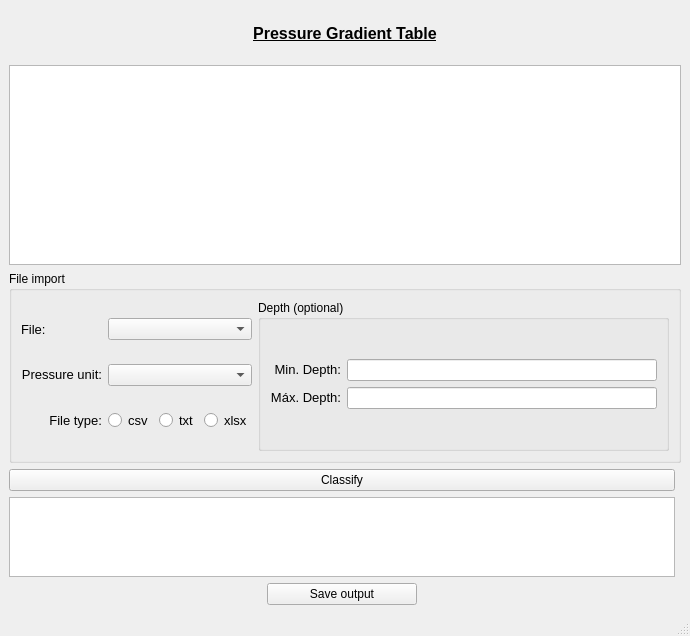
<?xml version="1.0" encoding="UTF-8"?>
<ui version="4.0">
 <class>gradientePressaoWindow</class>
 <widget class="QMainWindow" name="gradientePressaoWindow">
  <property name="geometry">
   <rect>
    <x>0</x>
    <y>0</y>
    <width>690</width>
    <height>636</height>
   </rect>
  </property>
  <property name="windowTitle">
   <string>MainWindow</string>
  </property>
  <widget class="QWidget" name="centralwidget">
   <layout class="QVBoxLayout" name="verticalLayout">
    <item>
     <layout class="QGridLayout" name="gridLayout">
      <item row="3" column="0">
       <widget class="QPushButton" name="fluidClassificationBtn">
        <property name="minimumSize">
         <size>
          <width>0</width>
          <height>20</height>
         </size>
        </property>
        <property name="text">
         <string>Classify</string>
        </property>
       </widget>
      </item>
      <item row="4" column="0">
       <widget class="QTextBrowser" name="fluidPressureResults">
        <property name="maximumSize">
         <size>
          <width>16777215</width>
          <height>80</height>
         </size>
        </property>
       </widget>
      </item>
      <item row="5" column="0" alignment="Qt::AlignHCenter">
       <widget class="QPushButton" name="saveOutputContent">
        <property name="minimumSize">
         <size>
          <width>150</width>
          <height>20</height>
         </size>
        </property>
        <property name="maximumSize">
         <size>
          <width>150</width>
          <height>16777215</height>
         </size>
        </property>
        <property name="text">
         <string>Save output</string>
        </property>
       </widget>
      </item>
      <item row="0" column="0" colspan="2">
       <widget class="QLabel" name="label">
        <property name="maximumSize">
         <size>
          <width>16777215</width>
          <height>50</height>
         </size>
        </property>
        <property name="font">
         <font>
          <pointsize>12</pointsize>
         </font>
        </property>
        <property name="text">
         <string>&lt;html&gt;&lt;head/&gt;&lt;body&gt;&lt;p align=&quot;center&quot;&gt;&lt;span style=&quot;font-weight:600; text-decoration:underline;&quot;&gt;Pressure Gradient Table&lt;/span&gt;&lt;/p&gt;&lt;/body&gt;&lt;/html&gt;</string>
        </property>
       </widget>
      </item>
      <item row="1" column="0" colspan="2">
       <widget class="QTableView" name="fluidPressureTableView">
        <property name="maximumSize">
         <size>
          <width>16777215</width>
          <height>200</height>
         </size>
        </property>
       </widget>
      </item>
      <item row="2" column="0" colspan="2">
       <widget class="QGroupBox" name="groupBox">
        <property name="minimumSize">
         <size>
          <width>0</width>
          <height>100</height>
         </size>
        </property>
        <property name="title">
         <string>File import</string>
        </property>
        <layout class="QHBoxLayout" name="horizontalLayout">
         <item>
          <layout class="QGridLayout" name="gridLayout_3">
           <item row="0" column="0">
            <widget class="QLabel" name="label_2">
             <property name="font">
              <font>
               <pointsize>10</pointsize>
              </font>
             </property>
             <property name="text">
              <string>&lt;html&gt;&lt;head/&gt;&lt;body&gt;&lt;p align=&quot;right&quot;&gt;File:&lt;/p&gt;&lt;/body&gt;&lt;/html&gt;</string>
             </property>
            </widget>
           </item>
           <item row="1" column="0">
            <widget class="QLabel" name="label_3">
             <property name="font">
              <font>
               <pointsize>10</pointsize>
              </font>
             </property>
             <property name="text">
              <string>&lt;html&gt;&lt;head/&gt;&lt;body&gt;&lt;p align=&quot;right&quot;&gt;Pressure unit:&lt;/p&gt;&lt;/body&gt;&lt;/html&gt;</string>
             </property>
            </widget>
           </item>
           <item row="2" column="0">
            <widget class="QLabel" name="label_6">
             <property name="font">
              <font>
               <pointsize>10</pointsize>
              </font>
             </property>
             <property name="mouseTracking">
              <bool>true</bool>
             </property>
             <property name="styleSheet">
              <string notr="true">QLabel {
	border: None
}</string>
             </property>
             <property name="text">
              <string>&lt;html&gt;&lt;head/&gt;&lt;body&gt;&lt;p align=&quot;right&quot;&gt;File type:&lt;/p&gt;&lt;/body&gt;&lt;/html&gt;</string>
             </property>
            </widget>
           </item>
           <item row="2" column="1" alignment="Qt::AlignHCenter">
            <widget class="QRadioButton" name="csvRadioButton">
             <property name="font">
              <font>
               <pointsize>10</pointsize>
              </font>
             </property>
             <property name="toolTip">
              <string>&lt;html&gt;&lt;head/&gt;&lt;body&gt;&lt;p&gt;Arquivos &lt;span style=&quot; font-weight:700;&quot;&gt;C&lt;/span&gt;omma &lt;span style=&quot; font-weight:700;&quot;&gt;S&lt;/span&gt;eparated &lt;span style=&quot; font-weight:700;&quot;&gt;V&lt;/span&gt;alues (valores separados por vírgula) são arquivos comumente utilizados para armazenamento de dados.&lt;/p&gt;&lt;/body&gt;&lt;/html&gt;</string>
             </property>
             <property name="text">
              <string>csv</string>
             </property>
            </widget>
           </item>
           <item row="2" column="2" alignment="Qt::AlignHCenter">
            <widget class="QRadioButton" name="txtRadioButton">
             <property name="font">
              <font>
               <pointsize>10</pointsize>
              </font>
             </property>
             <property name="toolTip">
              <string>&lt;html&gt;&lt;head/&gt;&lt;body&gt;&lt;p&gt;Arquivos de texto no geral. Lembre-se que nesse caso, os valores devem ser separados por tabulação (tab)&lt;/p&gt;&lt;/body&gt;&lt;/html&gt;</string>
             </property>
             <property name="text">
              <string>txt</string>
             </property>
            </widget>
           </item>
           <item row="2" column="3" alignment="Qt::AlignHCenter">
            <widget class="QRadioButton" name="xlsxRadioButton">
             <property name="enabled">
              <bool>true</bool>
             </property>
             <property name="font">
              <font>
               <pointsize>10</pointsize>
              </font>
             </property>
             <property name="toolTip">
              <string>&lt;html&gt;&lt;head/&gt;&lt;body&gt;&lt;p&gt;Um arquivo .xlsx é uma planilha eletrônica, como no Excel.&lt;/p&gt;&lt;/body&gt;&lt;/html&gt;</string>
             </property>
             <property name="text">
              <string>xlsx</string>
             </property>
            </widget>
           </item>
           <item row="1" column="1" colspan="3">
            <widget class="QComboBox" name="pressureComboBox">
             <property name="styleSheet">
              <string notr="true"/>
             </property>
            </widget>
           </item>
           <item row="0" column="1" colspan="3">
            <widget class="QComboBox" name="fileComboBox">
             <property name="styleSheet">
              <string notr="true"/>
             </property>
            </widget>
           </item>
          </layout>
         </item>
         <item>
          <widget class="QGroupBox" name="groupBox_2">
           <property name="title">
            <string>Depth (optional)</string>
           </property>
           <layout class="QVBoxLayout" name="verticalLayout_2">
            <item>
             <layout class="QGridLayout" name="gridLayout_2">
              <item row="0" column="0">
               <widget class="QLabel" name="label_4">
                <property name="font">
                 <font>
                  <pointsize>10</pointsize>
                 </font>
                </property>
                <property name="text">
                 <string>&lt;html&gt;&lt;head/&gt;&lt;body&gt;&lt;p align=&quot;right&quot;&gt;Min. Depth:&lt;/p&gt;&lt;/body&gt;&lt;/html&gt;</string>
                </property>
               </widget>
              </item>
              <item row="1" column="0">
               <widget class="QLabel" name="label_5">
                <property name="font">
                 <font>
                  <pointsize>10</pointsize>
                 </font>
                </property>
                <property name="text">
                 <string>&lt;html&gt;&lt;head/&gt;&lt;body&gt;&lt;p align=&quot;right&quot;&gt;Máx. Depth:&lt;/p&gt;&lt;/body&gt;&lt;/html&gt;</string>
                </property>
               </widget>
              </item>
              <item row="0" column="1">
               <widget class="QLineEdit" name="profMinInput"/>
              </item>
              <item row="1" column="1">
               <widget class="QLineEdit" name="profMaxInput"/>
              </item>
             </layout>
            </item>
           </layout>
          </widget>
         </item>
        </layout>
       </widget>
      </item>
     </layout>
    </item>
   </layout>
  </widget>
  <widget class="QMenuBar" name="menubar">
   <property name="geometry">
    <rect>
     <x>0</x>
     <y>0</y>
     <width>690</width>
     <height>26</height>
    </rect>
   </property>
  </widget>
  <widget class="QStatusBar" name="statusbar"/>
 </widget>
 <tabstops>
  <tabstop>fluidPressureTableView</tabstop>
  <tabstop>fileComboBox</tabstop>
  <tabstop>pressureComboBox</tabstop>
  <tabstop>csvRadioButton</tabstop>
  <tabstop>txtRadioButton</tabstop>
  <tabstop>xlsxRadioButton</tabstop>
  <tabstop>profMinInput</tabstop>
  <tabstop>profMaxInput</tabstop>
  <tabstop>fluidClassificationBtn</tabstop>
  <tabstop>fluidPressureResults</tabstop>
  <tabstop>saveOutputContent</tabstop>
 </tabstops>
 <resources/>
 <connections/>
</ui>
